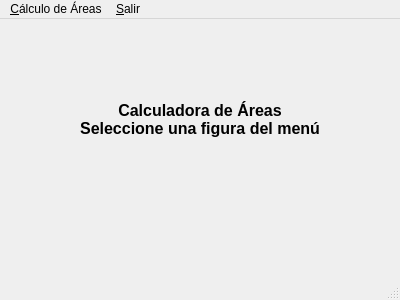
<?xml version="1.0" encoding="UTF-8"?>
<ui version="4.0">
 <class>MainWindow</class>
 <widget class="QMainWindow" name="MainWindow">
  <property name="geometry">
   <rect>
    <x>0</x>
    <y>0</y>
    <width>400</width>
    <height>300</height>
   </rect>
  </property>
  <property name="windowTitle">
   <string>Calculadora de Áreas</string>
  </property>
  <widget class="QWidget" name="centralwidget">
   <widget class="QLabel" name="labelTitulo">
    <property name="geometry">
     <rect>
      <x>50</x>
      <y>50</y>
      <width>300</width>
      <height>100</height>
     </rect>
    </property>
    <property name="font">
     <font>
      <pointsize>12</pointsize>
      <weight>75</weight>
      <bold>true</bold>
     </font>
    </property>
    <property name="text">
     <string>Calculadora de Áreas
Seleccione una figura del menú</string>
    </property>
    <property name="alignment">
     <set>Qt::AlignCenter</set>
    </property>
   </widget>
  </widget>
  <widget class="QMenuBar" name="menubar">
   <property name="geometry">
    <rect>
     <x>0</x>
     <y>0</y>
     <width>400</width>
     <height>22</height>
    </rect>
   </property>
   <widget class="QMenu" name="menuCalculo_de_Areas">
    <property name="title">
     <string>&amp;Cálculo de Áreas</string>
    </property>
    <addaction name="actionCirculo"/>
    <addaction name="actionTriangulo"/>
    <addaction name="actionRectangulo"/>
    <addaction name="actionCuadrado"/>
   </widget>
   <addaction name="menuCalculo_de_Areas"/>
   <addaction name="actionSalir"/>
  </widget>
  <widget class="QStatusBar" name="statusbar"/>
  <action name="actionCirculo">
   <property name="text">
    <string>&amp;Círculo</string>
   </property>
   <property name="shortcut">
    <string>Ctrl+A</string>
   </property>
  </action>
  <action name="actionTriangulo">
   <property name="text">
    <string>&amp;Triángulo</string>
   </property>
   <property name="shortcut">
    <string>Ctrl+T</string>
   </property>
  </action>
  <action name="actionRectangulo">
   <property name="text">
    <string>&amp;Rectángulo</string>
   </property>
   <property name="shortcut">
    <string>Ctrl+R</string>
   </property>
  </action>
  <action name="actionCuadrado">
   <property name="text">
    <string>C&amp;uadrado</string>
   </property>
   <property name="shortcut">
    <string>Ctrl+U</string>
   </property>
  </action>
  <action name="actionSalir">
   <property name="text">
    <string>&amp;Salir</string>
   </property>
   <property name="shortcut">
    <string>Ctrl+Q</string>
   </property>
  </action>
 </widget>
 <resources/>
 <connections/>
</ui>
